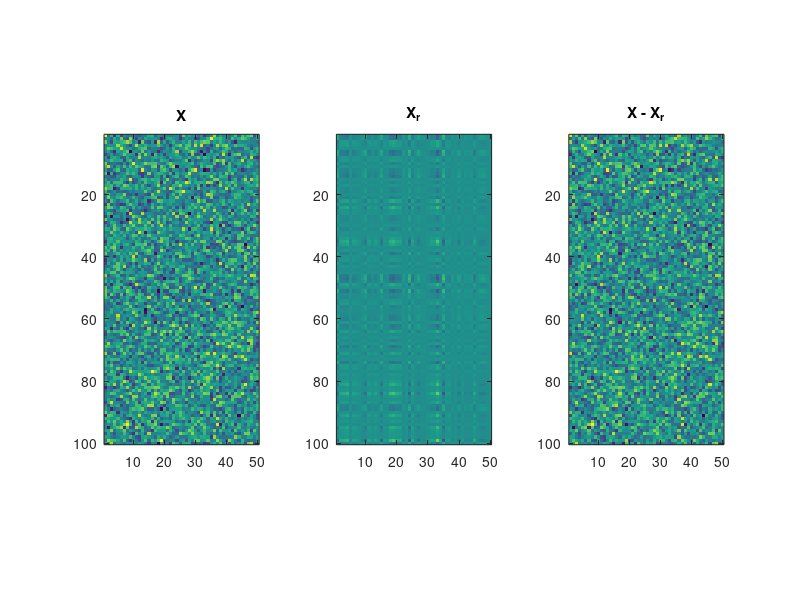

MATLAB code to generate this figure: (Note: this script raises an error after producing the figure.)
%% Williams style reconstruction error of random matrix.
clear all
rng(15); % Fix random number generator
pausing = 0; % Pause when plotting?
% Start with data matrix (e.g. T x N, but random here)
O = 100;                              % Observations e.g. time points
F = 50;                               % Features     e.g. neuron firing rates

X = randn(O,F);
X = X - mean(X); % Subtract column means. NB if we normalize (z-score) we 
% get exact same answer as corrcoef(X). i.e. cov(zscore(X)) = corrcoef(X)

C = cov(X);      
[V,D] = eig(C);
W = X*V;         % Weights or 'loadings'

clear bigX bigX_lowD
clear rec_error_highD
figure(6); clf
for i = 1:F
    % Reconstruction based on increasing numbers of eigenvectors
    
    % NB eigenvalues are in ascending order by default, so taking
    % eigenvalues from the end and working backwards...
    X_r = W(:,(F+1-i):end)*V(:,(F+1-i):end)';
    X_error = X - X_r;
    big_X(i,:,:) = X_r; % Save error matrices for later comparison
    
    rec_error_highD(i) = sqrt(sum(X_error(:).^2)); % reconstruction error
    
    if i < 11
        subplot(1,3,1)
        imagesc(X); axis image; title X; caxis([-3 3]);
        subplot(1,3,2)
        imagesc(X_r); axis image; title X_r; caxis([-3 3]);
        subplot(1,3,3)
        imagesc(X_error); axis image; title('X - X_r'); caxis([-3 3]);
        suptitle(['Eig = ',num2str(i)])
        drawnow; 
        if pausing
            pause
        end
    end
    
    
end

% repeat but with 5D structure
X_lowD = [];
for i = 1:5
    X_lowD = [X_lowD,ones(O,10).*randn(O,1)];
end
X_lowD = X_lowD - mean(X_lowD);
C_lowD = cov(X_lowD);
[V_lowD,D_lowD] = eig(C_lowD);
W_lowD = X_lowD*V_lowD;

clear rec_error_lowD
figure(7); clf
for i = 1:F
    X_r = W_lowD(:,(F+1-i):end)*V_lowD(:,(F+1-i):end)';
    X_error = X_lowD - X_r;
    big_X_lowD(i,:,:) = X_r;
    rec_error_lowD(i) = sqrt(sum(X_error(:).^2)); % Or norm(X_error,'fro')
    if i < 11
        subplot(1,3,1)
        imagesc(X_lowD); axis image; title X_lowD; caxis([-3 3]);
        subplot(1,3,2)
        imagesc(X_r); axis image; title X_r; caxis([-3 3]);
        subplot(1,3,3)
        imagesc(X_error); axis image; title('X - X_r'); caxis([-3 3]);
        suptitle(['Eig = ',num2str(i)])
        drawnow;   
        if pausing
            pause;
        end
    end
end

figure(8);
clf
plot(rec_error_highD);
hold all
plot(rec_error_lowD);
ylabel('Reconstruction error')
xlabel('Eigenvectors')
legend('High D','Low (5) D')
